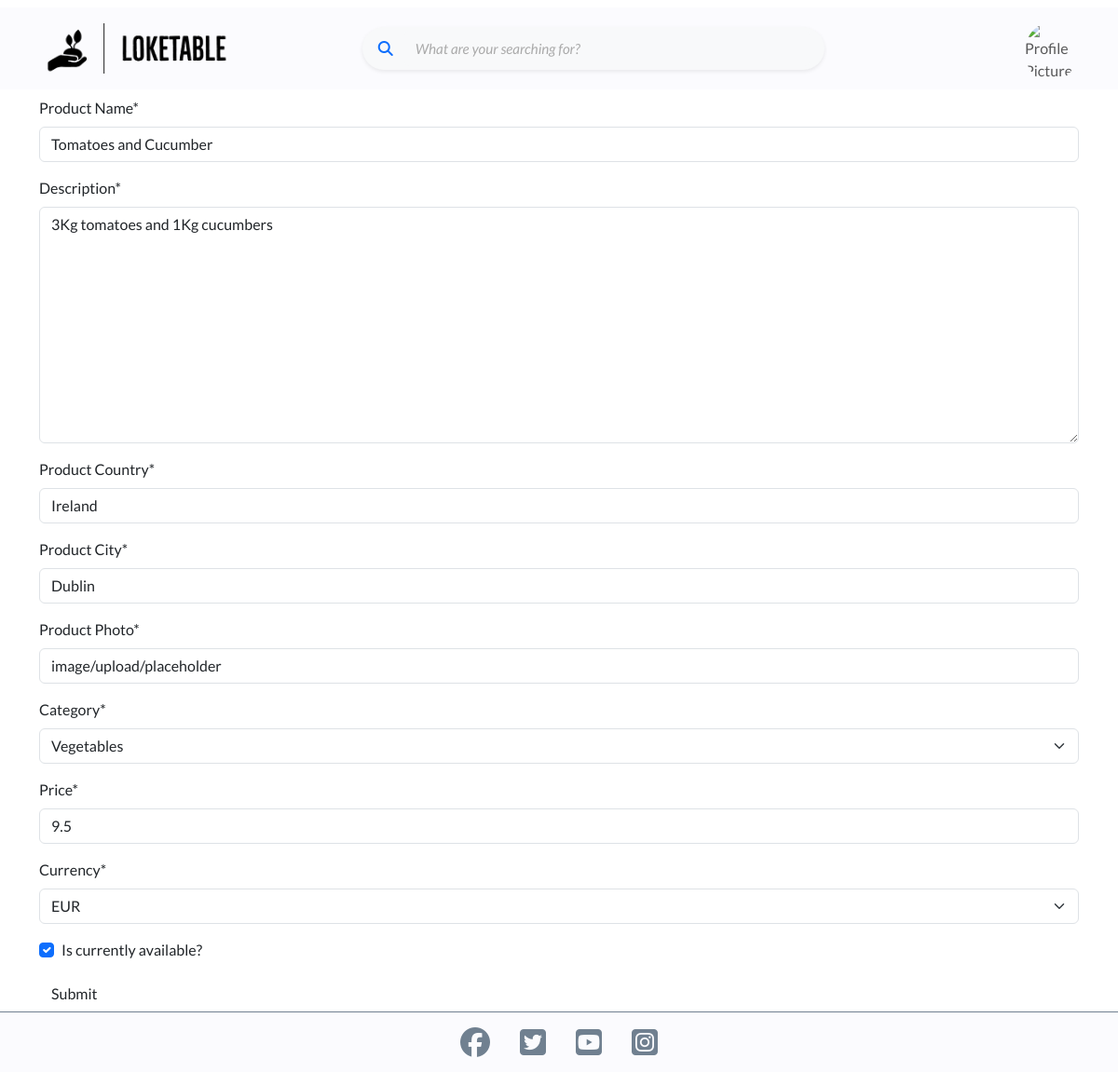
The app's page /products/edit/tomatoes-and-cucumber/16/ (signed in) with its own data.
### products/models.py (models this page shows, shortened)
class Product(models.Model):
    user = models.ForeignKey(
        User,
        on_delete=models.CASCADE,
        related_name="producer"
        )
    title = models.CharField(max_length=150, null=False, blank=False)
    description = models.TextField(null=False, blank=False)
    country = models.CharField(max_length=200)
    city = models.CharField(max_length=200)
    created_date = models.DateTimeField(auto_now_add=True)
    updated_date = models.DateTimeField(auto_now=True)
    image = CloudinaryField('image', default='placeholder')
    category = models.CharField(
        max_length=50,
        choices=CATEGORIES,
        default="other"
        )
    price = models.FloatField()
    currency = models.CharField(
        max_length=10,
        choices=CURRENCIES,
        default="eur"
        )
    available = models.BooleanField()
    slug = models.SlugField(max_length=200)
    favorited_by = models.ManyToManyField(User, related_name='favorites')
    class Meta:
        ordering = ['-updated_date']

### products/views.py (the view, shortened to what this page needs)
class EditProduct(LoginRequiredMixin, UserPassesTestMixin, generic.UpdateView):
    template_name = 'products/add_product.html'
    form_class = ProductForm
    model = Product
    def test_func(self):
        return self.request.user == self.get_object().user

### products/forms.py
class ProductForm(forms.ModelForm):
    class Meta:
        model = Product
        fields = [
            'title',
            'description',
            'country',
            'city',
            'image',
            'category',
            'price',
            'currency',
            'available'
        ]
        labels = {
            'title': 'Product Name',
            'description': 'Description',
            'country': 'Product Country',
            'city': 'Product City',
            'image': 'Product Photo',
            'category': 'Category',
            'price': 'Price',
            'currency': 'Currency',
            'available': 'Is currently available?'
        }

### products/templates/products/add_product.html (shortened to what this page needs)
{% extends 'base.html' %}
{% block content %}
    <div class="container">
        <form method="POST" enctype="multipart/form-data">
            {{ form | crispy }}
            <input type="submit" value="Submit" class="btn">
        </form>
    </div>
{% endblock %}

### static/css/base.css (style rules this page uses)
:root { --title: 'Montserrat', sans-serif; --body: 'Lato', sans-serif; --spring-green: rgb(41,122,76); --russet: rgb(139,69,19); --lavender: rgb(216,212,242); --off-lavender: rgba(216,212,242,0.1); --cocoa-brown: rgb(210,105,30); --azure: rgb(0,127,255); --slate-gray: rgb(112, 128, 144); --cloud-white: rgb(255, 255, 255); --beige: rgb(245, 245, 220); --box-shadow-small-lavender: 0px 0px 6px -1px rgb(216,212,242); }
html, body { height: 100%; }
body { display: flex; flex-direction: column; font-family: var(--body); }
.form-control::placeholder { font-size: 0.95rem; color: #aaa; font-style: italic; }

### records on screen
Product: title "Tomatoes and Cucumber", description "3Kg tomatoes and 1Kg cucumbers", country "Ireland", city "Dublin", image "image/upload/placeholder", category "Vegetables", price "9.5", currency "EUR", available "☑"
